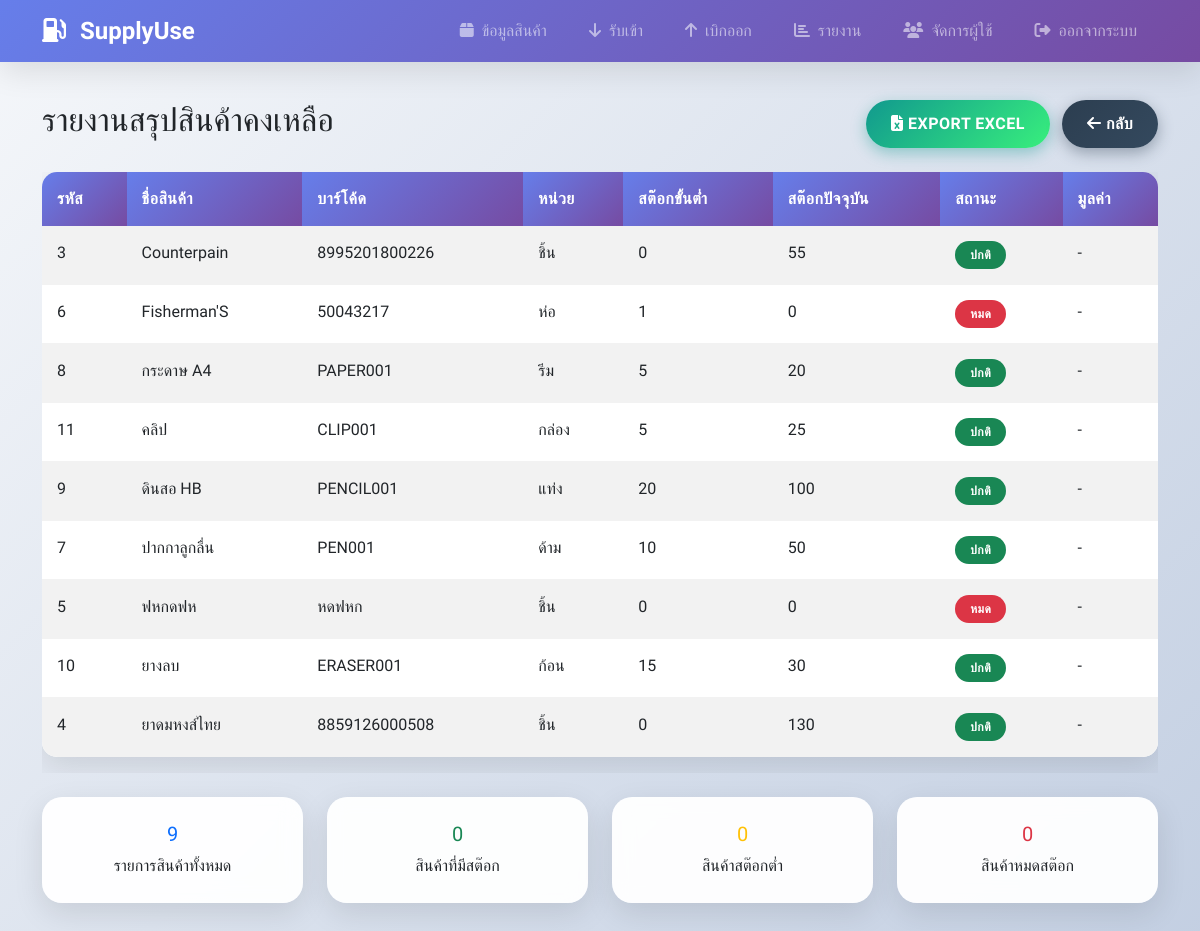
Before: /stock_summary_report (signed in) with the older database file.
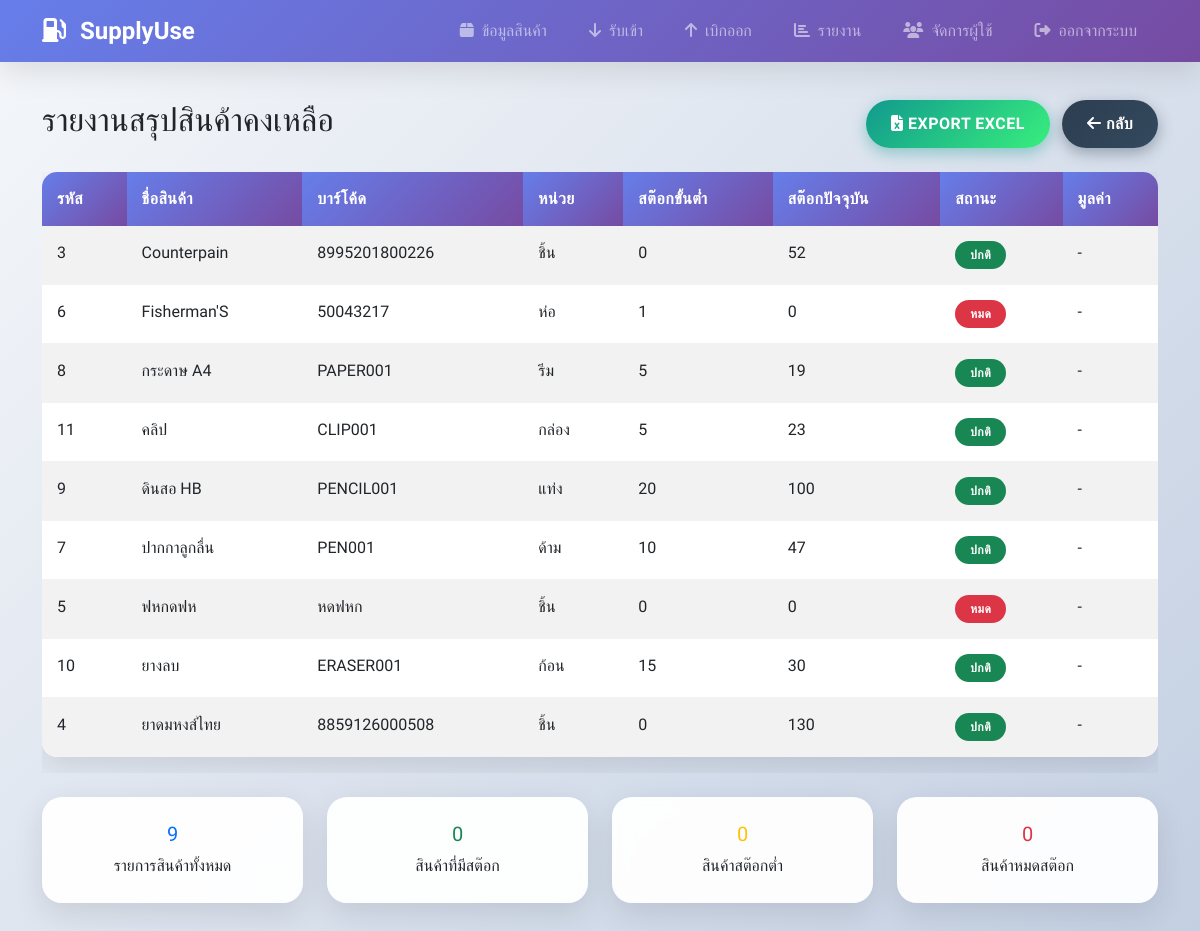
After: the same page with the newer database file.
### tables this page shows
CREATE TABLE products (
            id INTEGER PRIMARY KEY AUTOINCREMENT,
            name TEXT NOT NULL,
            barcode TEXT UNIQUE,
            unit TEXT,
            min_stock INTEGER DEFAULT 0,
            current_stock INTEGER DEFAULT 0,
            image BLOB,
            created_at TIMESTAMP DEFAULT CURRENT_TIMESTAMP
        , description TEXT);

### app.py (the view)
@app.route('/stock_summary_report')
@login_required
def stock_summary_report():
    conn = sqlite3.connect('supply_inventory.db')
    c = conn.cursor()
    c.execute('SELECT * FROM products ORDER BY name')
    products = c.fetchall()
    conn.close()
    return render_template('stock_summary_report.html', products=products)

### app.py (called while the page is built)
def login_required(f):
    @wraps(f)
    def decorated_function(*args, **kwargs):
        if 'logged_in' not in session:
            return redirect(url_for('login'))
        return f(*args, **kwargs)
    return decorated_function

### templates/stock_summary_report.html (shortened to what this page needs)
{% extends "base.html" %}
{% block content %}
<div class="d-flex justify-content-between align-items-center mb-4">
    <h2>รายงานสรุปสินค้าคงเหลือ</h2>
    <div>
        <a href="{{ url_for('export_stock_summary_excel') }}" class="btn btn-success me-2">
            <i class="fas fa-file-excel"></i> Export Excel
        </a>
        <a href="{{ url_for('reports') }}" class="btn btn-secondary">
            <i class="fas fa-arrow-left"></i> กลับ
        </a>
    </div>
</div>
<div class="table-responsive">
    <table class="table table-striped">
        <thead>
            <tr>
                <th>รหัส</th>
                <th>ชื่อสินค้า</th>
                <th>บาร์โค้ด</th>
                <th>หน่วย</th>
                <th>สต๊อกขั้นต่ำ</th>
                <th>สต๊อกปัจจุบัน</th>
                <th>สถานะ</th>
                <th>มูลค่า</th>
            </tr>
        </thead>
        <tbody>
            {% for product in products %}
            <tr>
                <td>{{ product[0] }}</td>
                <td>{{ product[1] }}</td>
                <td>{{ product[2] }}</td>
                <td>{{ product[3] }}</td>
                <td>{{ product[4] }}</td>
                <td>{{ product[5] }}</td>
                <td>
                    {% if product[5] <= 0 %}
                        <span class="badge bg-danger">หมด</span>
                    {% elif product[5] <= product[4] %}
                        <span class="badge bg-warning">สต๊อกต่ำ</span>
                    {% else %}
                        <span class="badge bg-success">ปกติ</span>
                    {% endif %}
                </td>
                <td>-</td>
            </tr>
            {% else %}
            <tr>
                <td colspan="8" class="text-center text-muted">ไม่มีข้อมูลสินค้า</td>
            </tr>
            {% endfor %}
        </tbody>
    </table>
</div>
<div class="row mt-4">
    <div class="col-md-3">
        <div class="card text-center">
            <div class="card-body">
                <h5 class="card-title text-primary">{{ products|length }}</h5>
                <p class="card-text">รายการสินค้าทั้งหมด</p>
            </div>
        </div>
    </div>
    <div class="col-md-3">
        <div class="card text-center">
            <div class="card-body">
                <h5 class="card-title text-success" id="inStockCount">0</h5>
                <p class="card-text">สินค้าที่มีสต๊อก</p>
            </div>
        </div>
    </div>
    <div class="col-md-3">
        <div class="card text-center">
            <div class="card-body">
                <h5 class="card-title text-warning" id="lowStockCount">0</h5>
                <p class="card-text">สินค้าสต๊อกต่ำ</p>
            </div>
        </div>
    </div>
    <div class="col-md-3">
        <div class="card text-center">
            <div class="card-body">
                <h5 class="card-title text-danger" id="outOfStockCount">0</h5>
                <p class="card-text">สินค้าหมดสต๊อก</p>
            </div>
        </div>
    </div>
</div>
{% endblock %}

Changed rows visible on the page:
changed products "Counterpain": current_stock "55" → "52"
changed products "กระดาษ A4": current_stock "20" → "19"
changed products "คลิป": current_stock "25" → "23"
changed products "ปากกาลูกลื่น": current_stock "50" → "47"
